Frame 1 (no input): blank canvas, image omitted
Frame 60 (no input): blank canvas, image omitted
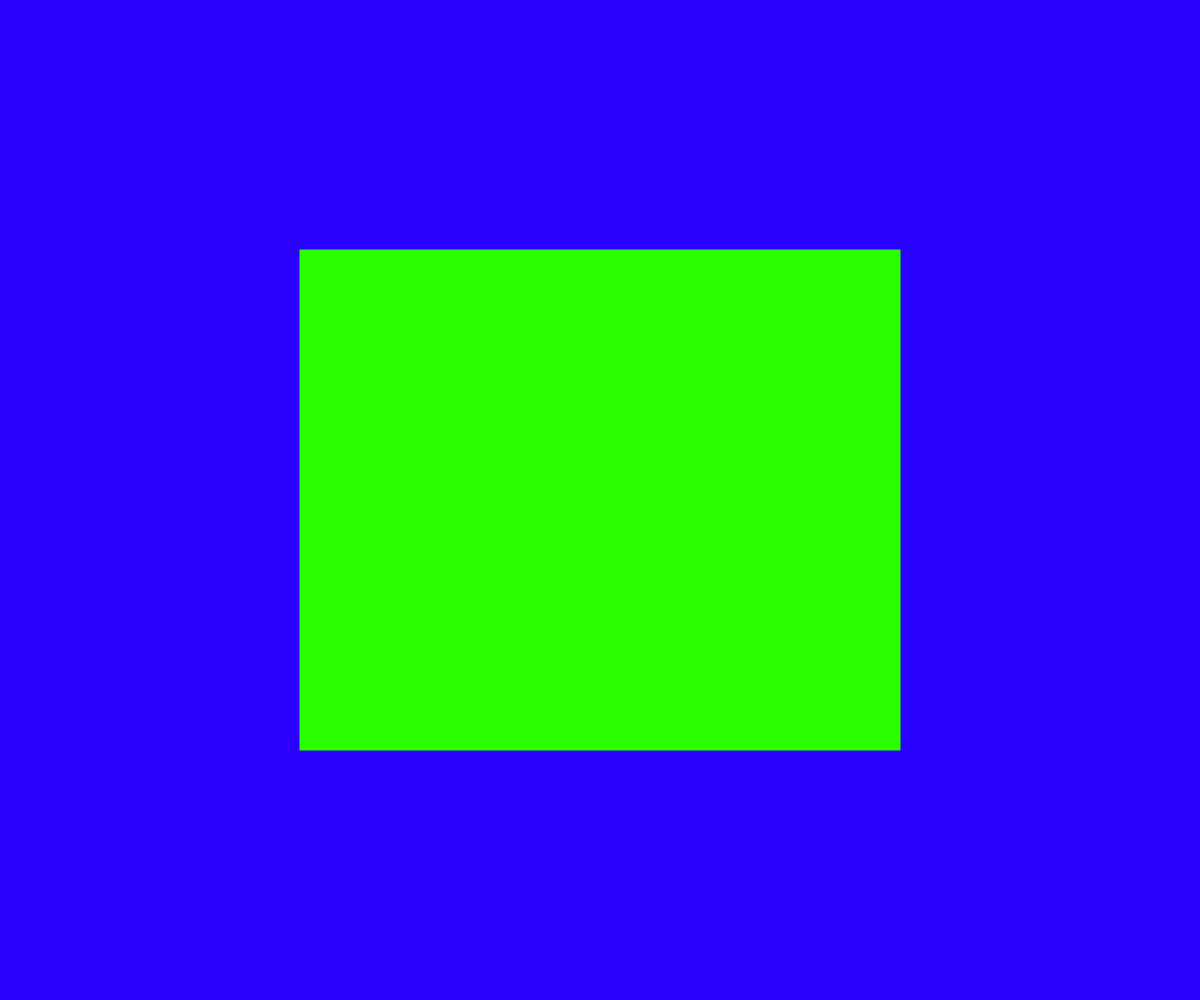
Frame 120 (the mouse pressed at the canvas centre since frame 60)

The p5.js sketch whose frames 1 and 60 were blank and that drew this single picture after the mouse press (run headless with seeded random() and noise() and a simulated clock; from frame 60 on, the mouse is pressed at the canvas centre):

// p5.js sketch
// ── sketch.js
"use strict";

function setup() {
	createCanvas(windowWidth, windowHeight);
	noCursor();

	colorMode(HSB, 360, 100, 100);
	rectMode(CENTER);
	noStroke();
}

function draw() {
	background(mouseY / 2, 100, 100);

	fill(360 - mouseY / 2, 100, 100);
	rect(windowWidth / 2, windowHeight / 2, mouseX + 1, mouseY + 1);
}
